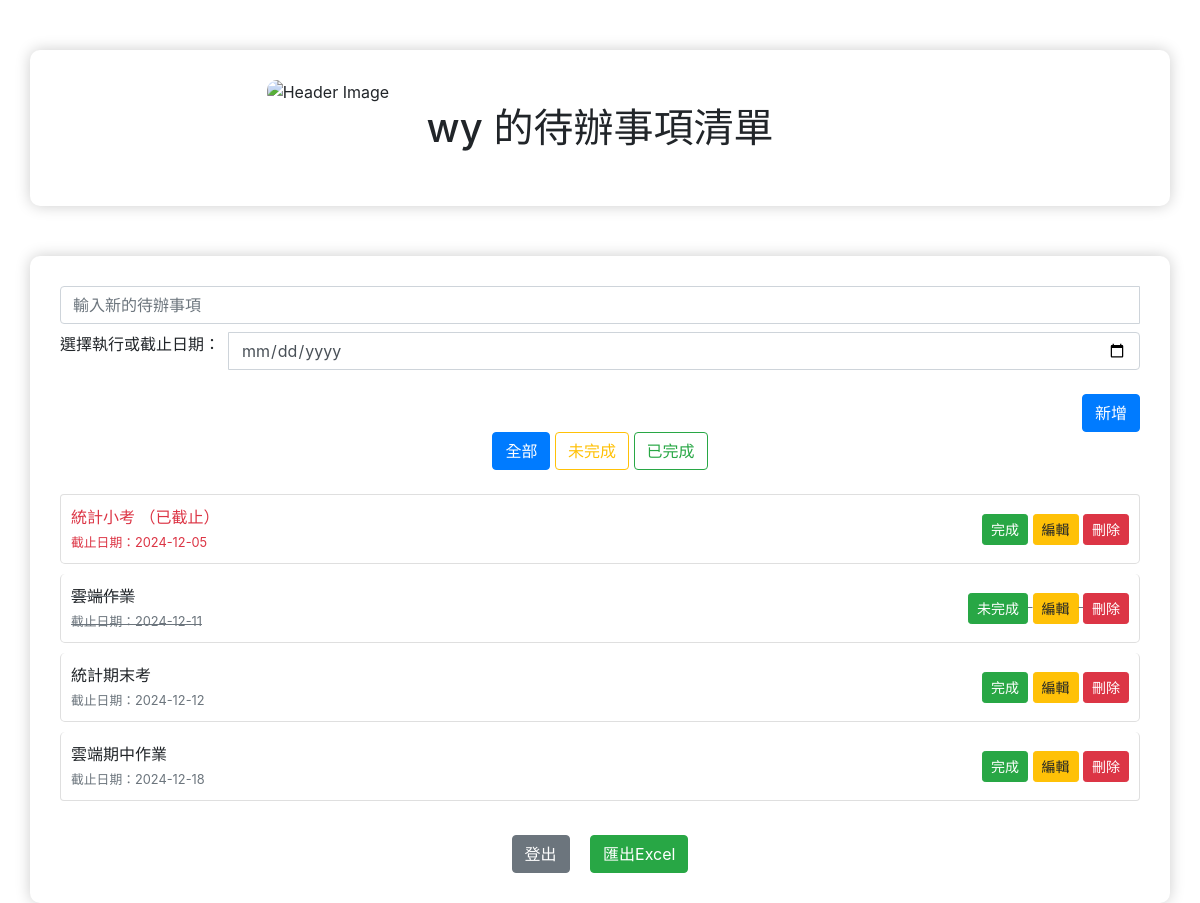
Page / (signed in) on the earlier database version.
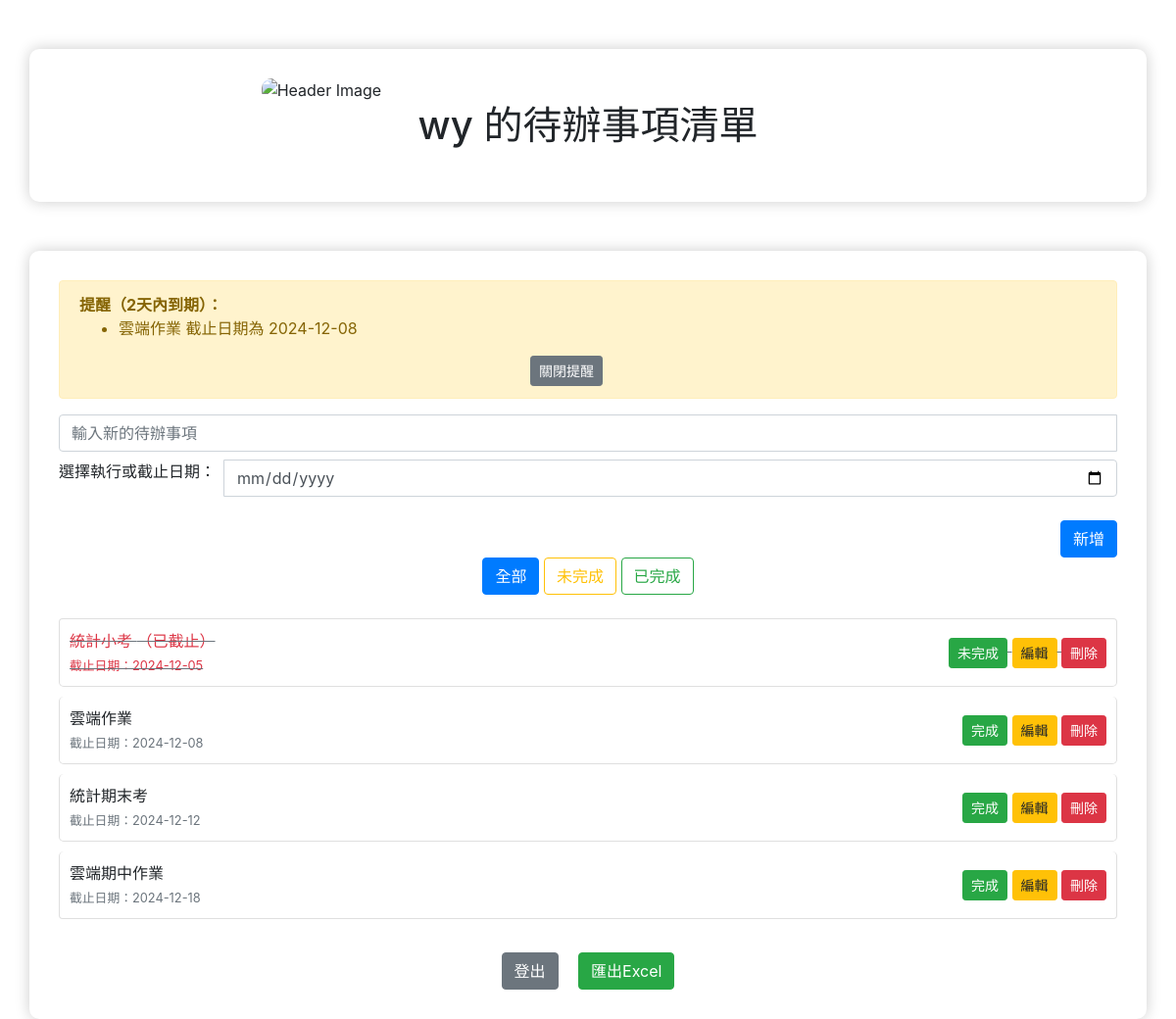
Same page on the later database version.
### app.py (models this page shows)
class User(db.Model):
    id = db.Column(db.Integer, primary_key=True)
    username = db.Column(db.String(150), nullable=False, unique=True)
    password = db.Column(db.String(200), nullable=False)
    todos = db.relationship('Todo', backref='user', lazy=True)

class Todo(db.Model):
    id = db.Column(db.Integer, primary_key=True)
    content = db.Column(db.String(200), nullable=False)
    completed = db.Column(db.Boolean, default=False)
    date_created = db.Column(db.DateTime, default=datetime.utcnow)
    due_date = db.Column(db.DateTime, nullable=True)
    user_id = db.Column(db.Integer, db.ForeignKey('user.id'), nullable=False)

### app.py (the view)
@app.route('/')
def index():
    if 'user_id' not in session:
        return redirect(url_for('login'))
    user = User.query.get(session['user_id'])  # 查詢當前登入的使用者
    if not user:
        return redirect(url_for('login'))  # 如果用戶不存在，重定向到登入頁
    category = request.args.get('category', 'all')
    if category == 'completed':
        todos = Todo.query.filter_by(user_id=user.id, completed=True).order_by(Todo.due_date.asc().nulls_last(), Todo.date_created.asc()).all()
    elif category == 'incomplete':
        todos = Todo.query.filter_by(user_id=user.id, completed=False).order_by(Todo.due_date.asc().nulls_last(), Todo.date_created.asc()).all()
    else:  # 默認顯示全部
        todos = Todo.query.filter_by(user_id=user.id).order_by(Todo.due_date.asc().nulls_last(), Todo.date_created.asc()).all()
    for todo in todos:
        todo.is_overdue = todo.due_date and todo.due_date < datetime.utcnow()
    reminders = session.pop('reminder', None)
    return render_template('index.html', todos=todos, username=user.username, reminders=reminders, category=category)

### templates/index.html (shortened to what this page needs)
<!DOCTYPE html>
<html lang="zh-Hant">
<head>
    <link rel="stylesheet" href="https://stackpath.bootstrapcdn.com/bootstrap/4.5.2/css/bootstrap.min.css">
</head>
<body>
    <div class="container">
        <img src="https://img.zuomeme.com/uploads/1693569081758172966967.jpg" alt="Header Image" class="header-image" style="display: block; margin: auto;width: 500pt; height: auto;">
        <h1 class="text-center mb-4">{{ username }} 的待辦事項清單</h1>
        </div>
        <div class="container">
            {% if reminders %}
            <div class="alert alert-warning alert-dismissible fade show" role="alert">
                <strong>提醒（2天內到期）：</strong>
                <ul>
                    {% for reminder in reminders %}
                        <li>{{ reminder }}</li>
                    {% endfor %}
                </ul>
                <div class="text-center mt-2">
                    <button type="button" class="btn btn-secondary btn-sm" data-bs-dismiss="alert" aria-label="Close">關閉提醒</button>
                </div>
            </div>
            {% endif %}
        <form action="/add" method="POST" class="mb-3">
            <div class="input-group mb-2">
                <input type="text" name="content" class="form-control" placeholder="輸入新的待辦事項" required>
            </div>
            <div class="input-group mb-3">
                <label for="due_date" class="mr-2">選擇執行或截止日期：</label>
                <input type="date" name="due_date" class="form-control" id="due_date" required>
            </div>
            <div class="d-flex justify-content-end mt-4">
                <button type="submit" class="btn btn-primary">新增</button>
            </div>
            <div class="mb-4 text-center">
                <a href="/?category=all" class="btn btn-outline-primary {% if category == 'all' %}active{% endif %}">全部</a>
                <a href="/?category=incomplete" class="btn btn-outline-warning {% if category == 'incomplete' %}active{% endif %}">未完成</a>
                <a href="/?category=completed" class="btn btn-outline-success {% if category == 'completed' %}active{% endif %}">已完成</a>
            </div>
        </form>
        <ul class="list-group">
            {% for todo in todos %}
                <li class="list-group-item todo-item {% if todo.completed %}completed{% endif %}">
                    <div class="d-flex justify-content-between align-items-center">
                        <div>
                            <span class="{% if todo.is_overdue %}text-danger{% else %}text-body{% endif %}">
                                {{ todo.content }}
                                {% if todo.is_overdue %}
                                    <span class="ms-2">（已截止）</span>
                                {% endif %}
                            </span><br>
                            <small class="{% if todo.is_overdue %}text-danger{% else %}text-muted{% endif %}">
                                截止日期：{{ todo.due_date.strftime('%Y-%m-%d') }}
                            </small>
                        </div>
                        <div>
                            <a href="/complete/{{ todo.id }}" class="btn btn-success btn-sm">{{ '未完成' if todo.completed else '完成' }}</a>
                            <a href="javascript:void(0);" class="btn btn-warning btn-sm edit-btn" data-id="{{ todo.id }}" data-content="{{ todo.content }}" data-due-date="{{ todo.due_date.strftime('%Y-%m-%d') if todo.due_date else '' }}">編輯</a>
                            <a href="/delete/{{ todo.id }}" class="btn btn-danger btn-sm">刪除</a>
                        </div>
                    </div>
                </li>
            {% endfor %}
        </ul>
        <div class="text-center mt-4">
            <a href="/logout" class="btn btn-secondary mx-2">登出</a>
            <a href="/export" class="btn btn-success mx-2">匯出Excel</a>
        </div>
    </div>
</body>
</html>

### templates/index.html (style rules this page uses)
body { background-color: #ffffff; transition: background-color 0.3s ease; }
.container { margin-top: 50px; background-color: #ffffff; padding: 30px; border-radius: 10px; box-shadow: 0 0 15px rgba(0, 0, 0, 0.2); }
.todo-item { padding: 10px; border-radius: 5px; margin-bottom: 10px; }
.completed { text-decoration: line-through; color: #6c757d; }
.header-image { width: 100%; height: auto; margin-bottom: 20px; border-radius: 10px; }

Differences in the rows shown:
changed Todo "統計小考": completed "完成" → "未完成"
changed Todo "雲端作業": due_date "2024-12-11" → "2024-12-08"; completed "未完成" → "完成"
Other differences:
text now shown: "提醒（2天內到期）： 關閉提醒"
new list line: "雲端作業 截止日期為 2024-12-08"
